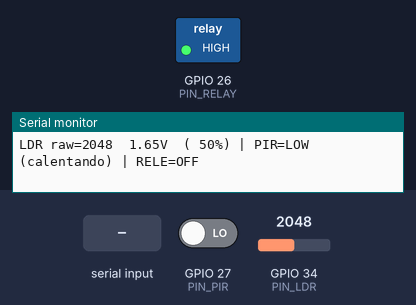
The sketch below on a simulated ESP32. On the bench: switched loads named in the sketch (green lamp = pin HIGH), the last lines printed to the serial monitor. The test bench sets the inputs (shaded band); at power-on: GPIO 27 (PIN_PIR) LOW, GPIO 34 (PIN_LDR) = 2048 (analog values on the 0–4095 scale).

Above: at 9.9 s.
10.0 s: "r" received over Serial
At 10.9 s:
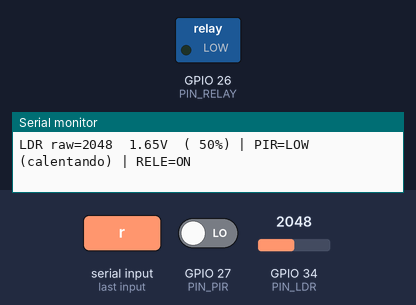
11.5 s: "i" received over Serial
At 12.0 s:
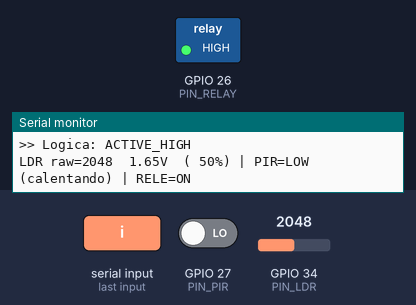
Timing chart, 0 to 14.5 s (numbered marks = the images above; inputs shaded):
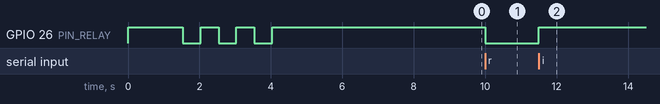

Measured:
- after the input at 10.0 s, GPIO 26 (PIN_RELAY): HIGH → LOW at once
- after the input at 11.5 s, GPIO 26 (PIN_RELAY): LOW → HIGH at once

The sketch:

diagnostico_esp32.ino
```cpp
/*
  DIAGNOSTICO ESP32 - PIR + LDR (modulo AO) + RELE/LED
  Sin WiFi ni MQTT: solo prueba el hardware y dice donde falla.

  Pines:  PIR OUT -> GPIO 27 | LDR AO -> GPIO 34 | RELE/LED IN -> GPIO 26
  Monitor Serial: 115200 baudios

  Comandos por serial (escribe una letra y Enter):
    r = alternar rele/LED
    i = invertir logica del rele (ACTIVE_LOW <-> ACTIVE_HIGH)
    s = mostrar resumen de diagnostico ahora
*/

#include <esp_system.h>

#define PIN_PIR    27
#define PIN_LDR    34
#define PIN_RELAY  26

// true = rele se activa con LOW (la mayoria de modulos de rele)
// false = se activa con HIGH (LED de prueba)
bool relayActiveLow = true;

const unsigned long PIR_WARMUP_MS   = 60000;  // estabilizacion del PIR
const unsigned long SAMPLE_MS       = 500;
const unsigned long SUMMARY_MS      = 15000;

bool relayOn = false;
unsigned long tStart, tLastSample, tLastSummary;

// Estadisticas de la ventana
int ldrMin = 4095, ldrMax = 0;
long ldrSum = 0;
int ldrCount = 0;
int pirChanges = 0;
int pirHighSamples = 0, pirSamples = 0;
int lastPir = -1;

void setRelay(bool on) {
  relayOn = on;
  digitalWrite(PIN_RELAY, (on ^ relayActiveLow) ? HIGH : LOW);
  // on=true,activeLow=true  -> LOW  | on=true,activeLow=false -> HIGH
  // on=false,activeLow=true -> HIGH | on=false,activeLow=false -> LOW
}

const char* motivoReset() {
  switch (esp_reset_reason()) {
    case ESP_RST_POWERON:  return "POWERON (encendido normal)";
    case ESP_RST_SW:       return "SW (reinicio por software)";
    case ESP_RST_PANIC:    return "PANIC (el codigo se cayo)";
    case ESP_RST_INT_WDT:  return "INT_WDT (watchdog interrupcion)";
    case ESP_RST_TASK_WDT: return "TASK_WDT (watchdog tarea)";
    case ESP_RST_WDT:      return "WDT (watchdog)";
    case ESP_RST_BROWNOUT: return "BROWNOUT (caida de voltaje: alimentacion insuficiente o corto)";
    case ESP_RST_DEEPSLEEP:return "DEEPSLEEP";
    default:               return "DESCONOCIDO";
  }
}

void resetStats() {
  ldrMin = 4095; ldrMax = 0; ldrSum = 0; ldrCount = 0;
  pirChanges = 0; pirHighSamples = 0; pirSamples = 0;
}

void resumen() {
  Serial.println();
  Serial.println("------------- DIAGNOSTICO -------------");

  // ---- LDR ----
  if (ldrCount == 0) {
    Serial.println("LDR : sin muestras");
  } else {
    int prom = ldrSum / ldrCount;
    int var = ldrMax - ldrMin;
    Serial.printf("LDR : raw min=%d max=%d prom=%d variacion=%d\n", ldrMin, ldrMax, prom, var);
    if (prom < 50 && var < 50) {
      Serial.println("  -> FALLO: lectura ~0 fija. AO desconectado, GND en AO, o VCC del modulo sin 3V3.");
    } else if (prom > 4000 && var < 50) {
      Serial.println("  -> FALLO: lectura saturada (~4095). AO en 3V3, o modulo con VCC en 5V, o sin GND.");
    } else if (var < 150) {
      Serial.println("  -> SIN VARIACION: tapa el sensor y luego iluminalo con la linterna.");
      Serial.println("     Si sigue igual, revisa AO->GPIO34, VCC->3V3 y GND.");
    } else {
      Serial.println("  -> OK: el LDR responde a la luz.");
      Serial.println("     (Si con luz el numero BAJA, el modulo esta invertido: usa 100 - lightLevel)");
    }
  }

  // ---- PIR ----
  if (millis() - tStart < PIR_WARMUP_MS) {
    Serial.printf("PIR : calentando (%lu s de 60). Ignora las lecturas.\n",
                  (PIR_WARMUP_MS - (millis() - tStart)) / 1000);
  } else if (pirSamples == 0) {
    Serial.println("PIR : sin muestras");
  } else {
    Serial.printf("PIR : cambios=%d, %% en HIGH=%d\n", pirChanges, (pirHighSamples * 100) / pirSamples);
    if (pirChanges == 0 && pirHighSamples == 0) {
      Serial.println("  -> SIN SENAL: mueve la mano frente al PIR.");
      Serial.println("     Si nunca cambia: revisa VCC->VIN(5V), GND, OUT->GPIO27 y sensibilidad.");
    } else if (pirChanges == 0 && pirHighSamples == pirSamples) {
      Serial.println("  -> FALLO: siempre en HIGH. Revisa jumper H/L, alimentacion 5V estable o espera mas calentamiento.");
    } else {
      Serial.println("  -> OK: el PIR detecta movimiento y vuelve a reposo.");
    }
  }

  // ---- Rele ----
  Serial.printf("RELE: estado=%s, logica=%s (cambia con 'i', alterna con 'r')\n",
                relayOn ? "ENCENDIDO" : "APAGADO",
                relayActiveLow ? "ACTIVE_LOW" : "ACTIVE_HIGH");
  Serial.println("--------------------------------------");
  Serial.println();
  resetStats();
}

void setup() {
  // Rele apagado ANTES de configurar el pin (evita un "clic" al arrancar)
  digitalWrite(PIN_RELAY, relayActiveLow ? HIGH : LOW);
  pinMode(PIN_RELAY, OUTPUT);
  setRelay(false);

  pinMode(PIN_PIR, INPUT_PULLDOWN);
  analogReadResolution(12);
  analogSetPinAttenuation(PIN_LDR, ADC_11db);

  Serial.begin(115200);
  delay(1500);

  Serial.println();
  Serial.println("==================================================");
  Serial.println("  DIAGNOSTICO ESP32  (PIR + LDR + RELE/LED)");
  Serial.println("==================================================");
  Serial.printf("Motivo del ultimo reinicio: %s\n", motivoReset());
  Serial.printf("Chip: %s rev %d, %d nucleos, %u MHz\n",
                ESP.getChipModel(), ESP.getChipRevision(), ESP.getChipCores(), ESP.getCpuFreqMHz());
  Serial.printf("Flash: %u KB | Heap libre: %u bytes\n", ESP.getFlashChipSize() / 1024, ESP.getFreeHeap());
  Serial.printf("Pines: PIR=%d LDR=%d RELE=%d\n", PIN_PIR, PIN_LDR, PIN_RELAY);
  Serial.println("Si el motivo es BROWNOUT/WDT: problema de alimentacion o cortocircuito.");
  Serial.println();

  // ---- Prueba del rele/LED ----
  Serial.println("[TEST 1] Rele/LED: 3 pulsos (debes oir 'clic' o ver el LED parpadear)");
  for (int i = 0; i < 3; i++) {
    setRelay(true);  Serial.println("  ON");  delay(500);
    setRelay(false); Serial.println("  OFF"); delay(500);
  }
  Serial.println("  Si no hubo clic/parpadeo: prueba el comando 'i' (logica invertida),");
  Serial.println("  revisa IN->GPIO26, VCC->VIN(5V) y GND.");
  Serial.println();

  Serial.println("[TEST 2/3] LDR y PIR en vivo cada 0.5 s. Resumen cada 15 s.");
  Serial.println("Tapa/ilumina el LDR y mueve la mano frente al PIR (el PIR calienta 60 s).");
  Serial.println();

  tStart = millis();
  tLastSample = tStart;
  tLastSummary = tStart;
}

void loop() {
  // Comandos
  while (Serial.available()) {
    char c = Serial.read();
    if (c == 'r') { setRelay(!relayOn); Serial.printf(">> RELE %s\n", relayOn ? "ENCENDIDO" : "APAGADO"); }
    else if (c == 'i') {
      relayActiveLow = !relayActiveLow;
      setRelay(relayOn);
      Serial.printf(">> Logica: %s\n", relayActiveLow ? "ACTIVE_LOW" : "ACTIVE_HIGH");
    }
    else if (c == 's') resumen();
  }

  unsigned long now = millis();

  if (now - tLastSample >= SAMPLE_MS) {
    tLastSample = now;

    int raw = analogRead(PIN_LDR);
    float volt = raw * 3.3f / 4095.0f;
    int pct = map(raw, 0, 4095, 0, 100);
    int pir = digitalRead(PIN_PIR);

    ldrMin = min(ldrMin, raw);
    ldrMax = max(ldrMax, raw);
    ldrSum += raw;
    ldrCount++;

    bool pirListo = (now - tStart) >= PIR_WARMUP_MS;
    if (pirListo) {
      pirSamples++;
      if (pir) pirHighSamples++;
      if (lastPir != -1 && pir != lastPir) {
        pirChanges++;
        Serial.printf(">> PIR cambio a %s\n", pir ? "MOVIMIENTO" : "REPOSO");
      }
      lastPir = pir;
    }

    Serial.printf("LDR raw=%4d  %.2fV  (%3d%%) | PIR=%s%s | RELE=%s\n",
                  raw, volt, pct,
                  pir ? "HIGH" : "LOW ",
                  pirListo ? "" : " (calentando)",
                  relayOn ? "ON" : "OFF");
  }

  if (now - tLastSummary >= SUMMARY_MS) {
    tLastSummary = now;
    resumen();
  }
}
```
